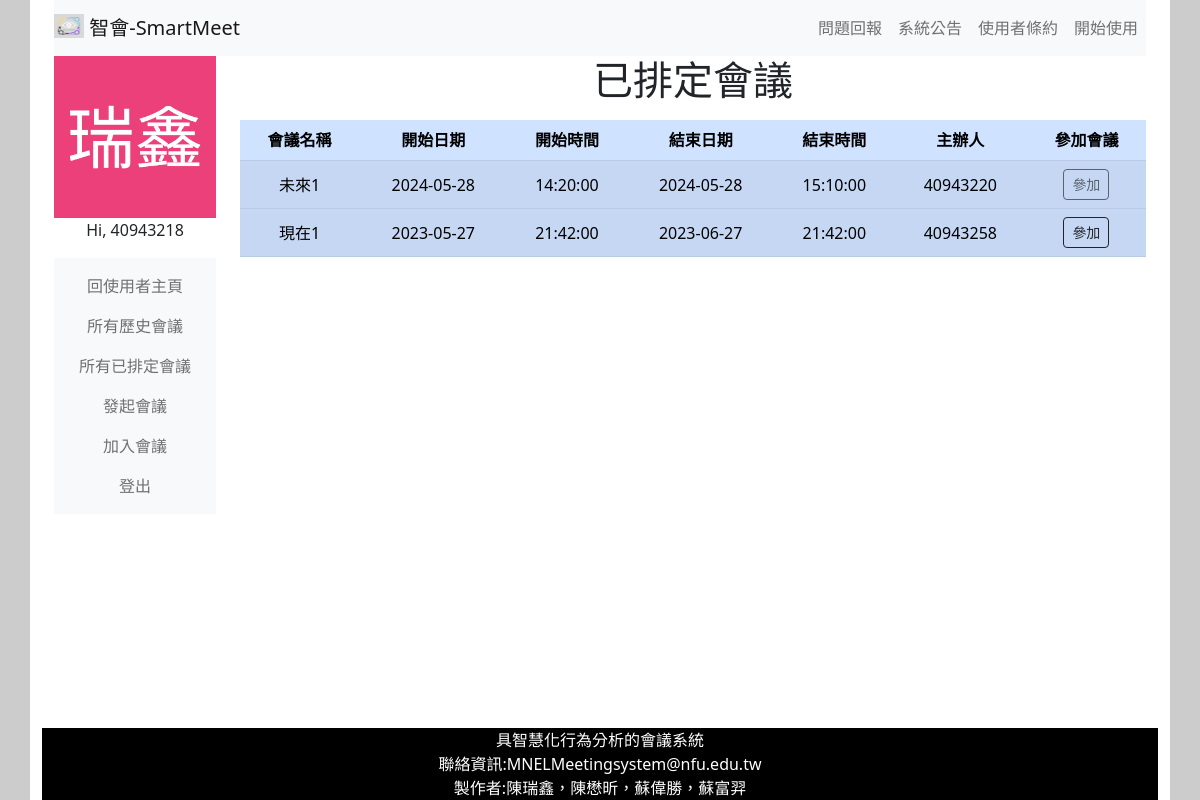
Page /htmlPhp/user/futMeetPage.php (signed in) on the committed database.
### tables this page shows
CREATE TABLE `coursemember` (
  `courseId` varchar(255) NOT NULL,
  `courseMember` varchar(255) NOT NULL
);

CREATE TABLE `courseinfo` (
  `courseId` varchar(255) NOT NULL,
  `courseName` varchar(255) NOT NULL,
  `courseDateStart` date NOT NULL DEFAULT current_timestamp(),
  `courseDateEnd` date NOT NULL,
  `courseTimeStart` time NOT NULL DEFAULT current_timestamp(),
  `courseTimeEnd` time NOT NULL,
  `courseContent` varchar(255) NOT NULL,
  `openCourse` tinyint(1) NOT NULL,
  `fileExist` tinyint(1) NOT NULL
);

CREATE TABLE `coursehost` (
  `courseId` varchar(255) NOT NULL,
  `courseHostAcc` varchar(255) NOT NULL
);

### htmlPhp/includePHP/userFutMeet.php (the view, shortened to what this page needs)
<?php
$sqlUserInfo = "SELECT * FROM userInfo WHERE userAccount ='{$_SESSION["userAccount"]}'";
    $userInfoResult=mysqli_query($conn,$sqlUserInfo);
    $userClassData = mysqli_fetch_assoc($userInfoResult);
    $userClass = $userClassData["userClass"];
$sqlCourseId = "SELECT courseId FROM courseMember WHERE courseMember ='{$userClass}'";
    $courseMemberResult=mysqli_query($conn,$sqlCourseId);
    while ($courseMemberRow = mysqli_fetch_assoc($courseMemberResult)){
        $sqlCourseInfo = "SELECT *
                            FROM courseInfo INNER JOIN courseHost ON courseInfo.courseId=courseHost.courseId
                            WHERE courseInfo.courseId ='{$courseMemberRow['courseId']}'
                            ORDER BY courseInfo.courseDateStart ASC";
        $courseInfoResult=mysqli_query($conn,$sqlCourseInfo);
        $courseInfoData = mysqli_fetch_assoc($courseInfoResult);
        if(strtotime($courseInfoData['courseDateEnd'] . ' ' . $courseInfoData['courseTimeEnd']) >= strtotime(date('Y-m-d H:i:s'))){
            echo'
                <tr data-bs-toggle="collapse" data-bs-target="#r'.$courseInfoData['courseId'].'">
                    <td>'.$courseInfoData['courseName'].'</td>
                    <td>'.$courseInfoData['courseDateStart'].'</td>
                    <td>'.$courseInfoData['courseTimeStart'].'</td>
                    <td>'.$courseInfoData['courseDateEnd'].'</td>
                    <td>'.$courseInfoData['courseTimeEnd'].'</td>
                    <td>'.$courseInfoData['courseHostAcc'].'</td>';
            if(strtotime($courseInfoData['courseDateStart'] . ' ' . $courseInfoData['courseTimeStart']) <= strtotime(date('Y-m-d H:i:s'))){
                echo '<td><button type="button" class="btn btn-outline-dark btn-sm" onclick="redirectMeetingRoom(\''.$courseInfoData['courseId'].'\')">參加</button></td>';
            }else{
                echo '<td><button type="button" class="btn btn-outline-dark btn-sm" disabled>參加</button></td>';
            }
            echo'
                </tr>
                <tr class="collapse accordion-collapse" id="r'.$courseInfoData['courseId'].'">
                    <td colspan="7">
                        '.$courseInfoData['courseContent'];
            echo'
                    </td>
                </tr>
            ';
        }
    }

### htmlPhp/webCSS/userPageStyle.css (style rules this page uses)
html,body { height: 100%; background-color: #cccccc; }
td { text-align: center; }

### rows in the picture
coursemember: courseId.courseName "未來1", courseId.courseDateStart "2024-05-28", courseId.courseTimeStart "14:20:00", courseId.courseDateEnd "2024-05-28", courseId.courseTimeEnd "15:10:00", coursehost.courseHostAcc "40943220", shows "參加"
coursemember: courseId.courseName "現在1", courseId.courseDateStart "2023-05-27", courseId.courseTimeStart "21:42:00", courseId.courseDateEnd "2023-06-27", courseId.courseTimeEnd "21:42:00", coursehost.courseHostAcc "40943258"

### other values in the picture
$_SESSION['userAccount'] "40943218"
